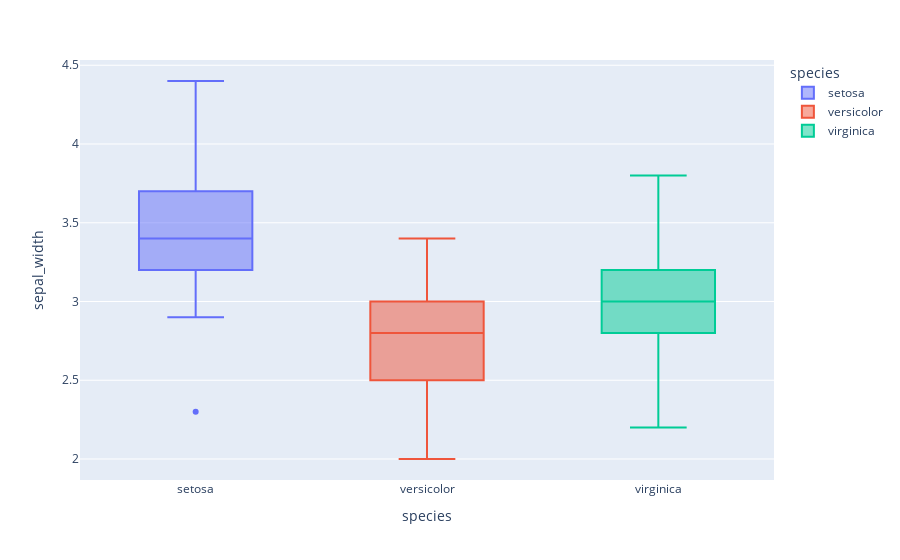

Source (notebook cell):
### Code cell
# 2. Relationship between species and sepal_width using plotly
fig = px.box(df, x='species', y='sepal_width', color='species')
fig.show()

### Figure 1 — Plotly figure (JSON) as saved in the notebook; plotly's stock layout.template omitted (floating-point values rounded to 4 significant figures)
{"data": [{"alignmentgroup": "True", "hovertemplate": "species=%{x}<br>sepal_width=%{y}<extra></extra>", "legendgroup": "setosa", "marker": {"color": "#636efa"}, "name": "setosa", "notched": false, "offsetgroup": "setosa", "orientation": "v", "showlegend": true, "type": "box", "x": ["setosa", "setosa", "setosa", "setosa", "setosa", "setosa", "setosa", "setosa", "setosa", "setosa", "setosa", "setosa", "setosa", "setosa", "setosa", "setosa", "setosa", "setosa", "setosa", "setosa", "setosa", "setosa", "setosa", "setosa", "setosa", "setosa", "setosa", "setosa", "setosa", "setosa", "setosa", "setosa", "setosa", "setosa", "setosa", "setosa", "setosa", "setosa", "setosa", "setosa", "setosa", "setosa", "setosa", "setosa", "setosa", "setosa", "setosa", "setosa", "setosa", "setosa"], "x0": " ", "xaxis": "x", "y": [3.5, 3.0, 3.2, 3.1, 3.6, 3.9, 3.4, 3.4, 2.9, 3.1, 3.7, 3.4, 3.0, 3.0, 4.0, 4.4, 3.9, 3.5, 3.8, 3.8, 3.4, 3.7, 3.6, 3.3, 3.4, 3.0, 3.4, 3.5, 3.4, 3.2, 3.1, 3.4, 4.1, 4.2, 3.1, 3.2, 3.5, 3.6, 3.0, 3.4, 3.5, 2.3, 3.2, 3.5, 3.8, 3.0, 3.8, 3.2, 3.7, 3.3], "y0": " ", "yaxis": "y"}, {"alignmentgroup": "True", "hovertemplate": "species=%{x}<br>sepal_width=%{y}<extra></extra>", "legendgroup": "versicolor", "marker": {"color": "#EF553B"}, "name": "versicolor", "notched": false, "offsetgroup": "versicolor", "orientation": "v", "showlegend": true, "type": "box", "x": ["versicolor", "versicolor", "versicolor", "versicolor", "versicolor", "versicolor", "versicolor", "versicolor", "versicolor", "versicolor", "versicolor", "versicolor", "versicolor", "versicolor", "versicolor", "versicolor", "versicolor", "versicolor", "versicolor", "versicolor", "versicolor", "versicolor", "versicolor", "versicolor", "versicolor", "versicolor", "versicolor", "versicolor", "versicolor", "versicolor", "versicolor", "versicolor", "versicolor", "versicolor", "versicolor", "versicolor", "versicolor", "versicolor", "versicolor", "versicolor", "versicolor", "versicolor", "versicolor", "versicolor", "versicolor", "versicolor", "versicolor", "versicolor", "versicolor", "versicolor"], "x0": " ", "xaxis": "x", "y": [3.2, 3.2, 3.1, 2.3, 2.8, 2.8, 3.3, 2.4, 2.9, 2.7, 2.0, 3.0, 2.2, 2.9, 2.9, 3.1, 3.0, 2.7, 2.2, 2.5, 3.2, 2.8, 2.5, 2.8, 2.9, 3.0, 2.8, 3.0, 2.9, 2.6, 2.4, 2.4, 2.7, 2.7, 3.0, 3.4, 3.1, 2.3, 3.0, 2.5, 2.6, 3.0, 2.6, 2.3, 2.7, 3.0, 2.9, 2.9, 2.5, 2.8], "y0": " ", "yaxis": "y"}, {"alignmentgroup": "True", "hovertemplate": "species=%{x}<br>sepal_width=%{y}<extra></extra>", "legendgroup": "virginica", "marker": {"color": "#00cc96"}, "name": "virginica", "notched": false, "offsetgroup": "virginica", "orientation": "v", "showlegend": true, "type": "box", "x": ["virginica", "virginica", "virginica", "virginica", "virginica", "virginica", "virginica", "virginica", "virginica", "virginica", "virginica", "virginica", "virginica", "virginica", "virginica", "virginica", "virginica", "virginica", "virginica", "virginica", "virginica", "virginica", "virginica", "virginica", "virginica", "virginica", "virginica", "virginica", "virginica", "virginica", "virginica", "virginica", "virginica", "virginica", "virginica", "virginica", "virginica", "virginica", "virginica", "virginica", "virginica", "virginica", "virginica", "virginica", "virginica", "virginica", "virginica", "virginica", "virginica"], "x0": " ", "xaxis": "x", "y": [3.3, 2.7, 3.0, 2.9, 3.0, 3.0, 2.5, 2.9, 2.5, 3.6, 3.2, 2.7, 3.0, 2.5, 2.8, 3.2, 3.0, 3.8, 2.6, 2.2, 3.2, 2.8, 2.8, 2.7, 3.3, 3.2, 2.8, 3.0, 2.8, 3.0, 2.8, 3.8, 2.8, 2.8, 2.6, 3.0, 3.4, 3.1, 3.0, 3.1, 3.1, 3.1, 3.2, 3.3, 3.0, 2.5, 3.0, 3.4, 3.0], "y0": " ", "yaxis": "y"}], "layout": {"boxmode": "overlay", "legend": {"title": {"text": "species"}, "tracegroupgap": 0}, "margin": {"t": 60}, "xaxis": {"anchor": "y", "categoryarray": ["setosa", "versicolor", "virginica"], "categoryorder": "array", "domain": [0, 1], "title": {"text": "species"}}, "yaxis": {"anchor": "x", "domain": [0, 1], "title": {"text": "sepal_width"}}}}
